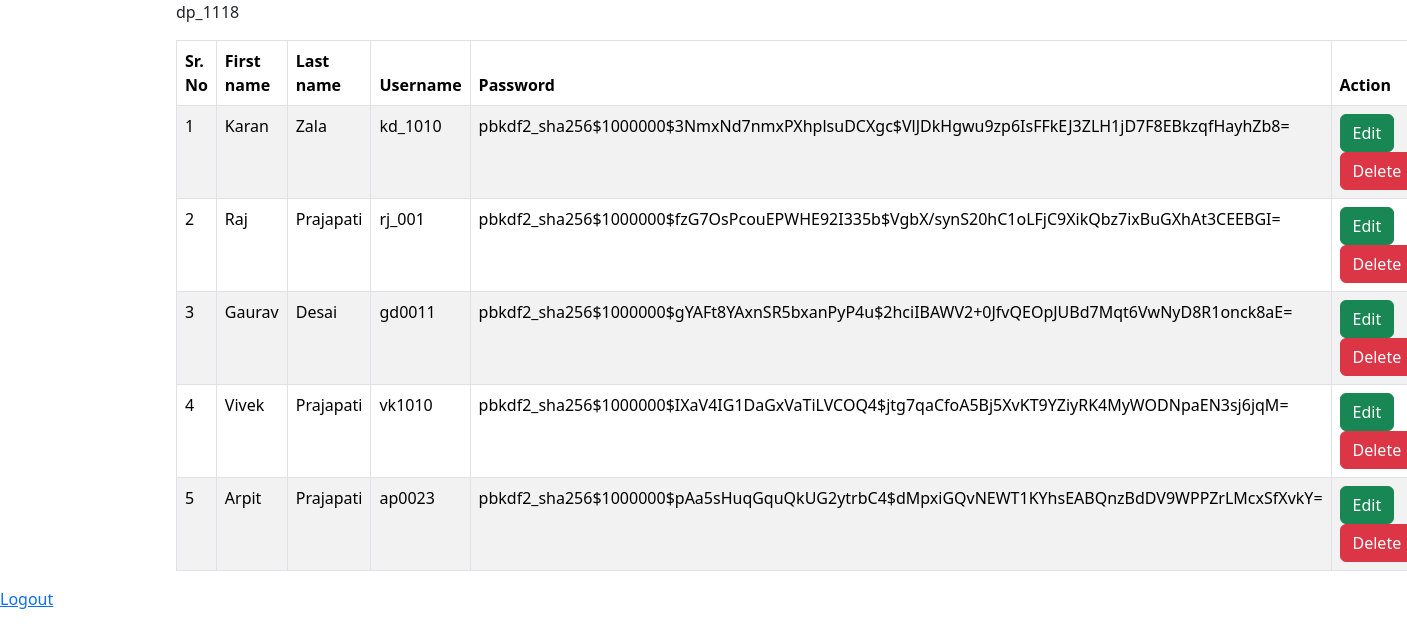
Page /category-show/ (signed in) on the committed database.
### category/models.py (models this page shows)
class Register(models.Model):
    first_name = models.CharField(max_length=200)
    last_name = models.CharField(max_length=200)
    username = models.CharField(max_length=200)
    password = models.CharField(max_length=200)
    created_at = models.DateTimeField(auto_now_add=True)

### category/views.py (the view)
# urls.py: path('category-show/', category_show),
def category_show(request):
    queryset = Register.objects.all()
    context = {'register' : queryset}
    if request.session.get('name'):
        return render(request, 'category_show.html', context)
    else:
        return redirect('/dd/')

### category/templates/category_show.html (shortened to what this page needs)
<!DOCTYPE html>
<html lang="en">
<head>
    <link href="https://cdn.jsdelivr.net/npm/bootstrap@5.3.6/dist/css/bootstrap.min.css" rel="stylesheet">
</head>
<body>
    <div class="main w-75 mx-auto">
        <p>{{request.session.name}}</p>
        <table class="table table-bordered table-striped table-hover">
            <thead>
                <tr>
                    <th>Sr. No</th>
                    <th>First name</th>
                    <th>Last name</th>
                    <th>Username</th>
                    <th>Password</th>
                    <th>Action</th>
                </tr>
            </thead>
            <tbody>
                {% for ctr in register %}
                <tr>
                    <td>{{forloop.counter}}</td>
                    <td>{{ctr.first_name}}</td>
                    <td>{{ctr.last_name}}</td>
                    <td>{{ctr.username}}</td>
                    <td>{{ctr.password}}</td>
                    <td>
                        <a href="{% url 'edit' ctr.id %}" class="btn btn-success">Edit</a>
                        <a href="{% url 'delete' ctr.id %}" class="btn btn-danger">Delete</a>
                    </td>
                </tr>
                {% endfor %}
            </tbody>
        </table>
    </div>
    <a href="/logout">Logout</a>
</body>
</html>

### rows in the picture
Register: first_name "Karan", last_name "Zala", username "kd_1010", password "pbkdf2_sha256$1000000$3NmxNd7nmxPXhplsuDCXgc$VlJDkHgwu9zp6IsFFkEJ3ZLH1jD7F8EBkzqfHayhZb8="
Register: first_name "Raj", last_name "Prajapati", username "rj_001", password "pbkdf2_sha256$1000000$fzG7OsPcouEPWHE92I335b$VgbX/synS20hC1oLFjC9XikQbz7ixBuGXhAt3CEEBGI="
Register: first_name "Gaurav", last_name "Desai", username "gd0011", password "pbkdf2_sha256$1000000$gYAFt8YAxnSR5bxanPyP4u$2hciIBAWV2+0JfvQEOpJUBd7Mqt6VwNyD8R1onck8aE="
Register: first_name "Vivek", last_name "Prajapati", username "vk1010", password "pbkdf2_sha256$1000000$IXaV4IG1DaGxVaTiLVCOQ4$jtg7qaCfoA5Bj5XvKT9YZiyRK4MyWODNpaEN3sj6jqM="
Register: first_name "Arpit", last_name "Prajapati", username "ap0023", password "pbkdf2_sha256$1000000$pAa5sHuqGquQkUG2ytrbC4$dMpxiGQvNEWT1KYhsEABQnzBdDV9WPPZrLMcxSfXvkY="

### other values in the picture
{{ request.session.name }} "dp_1118"
